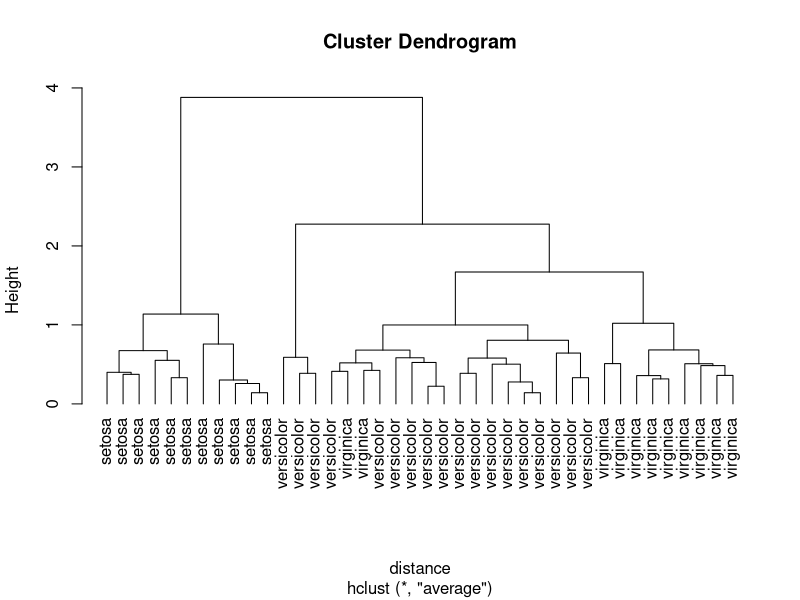
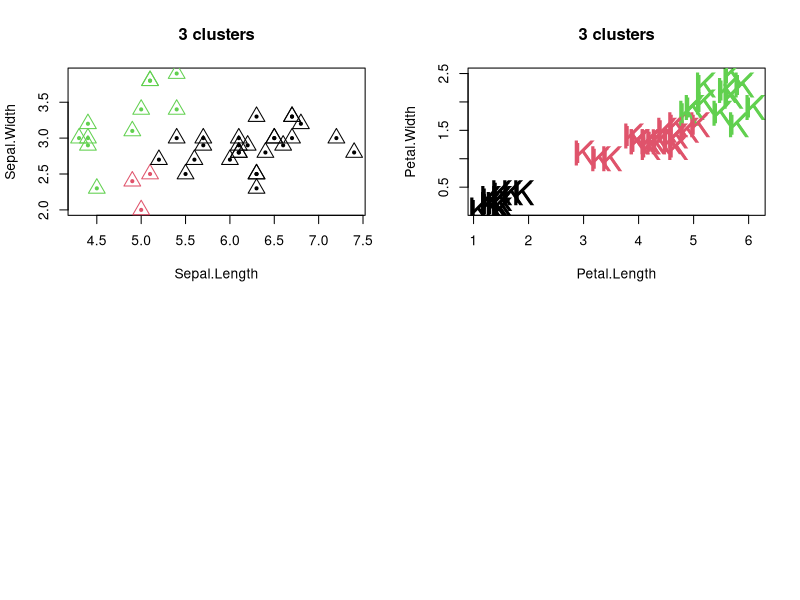

These figures' R source, in order:
set.seed(101)
?sampl
sampleiris <- iris[sample(1:150, 40),] # get samples from iris dataset
# each observation has 4 variables, ie, they are interpreted as 4-D points
distance   <- dist(sampleiris[,-5], method="euclidean") 
cluster    <- hclust(distance, method="average")
plot(cluster, hang=-1, label=sampleiris$Species)

?par

par(mfrow=c(2,2))
group.3 <- cutree(cluster, k = 3)  # prune the tree by 3 clusters
table(group.3, sampleiris$Species) # compare with known classes

plot(sampleiris[,c(1,2)], col=group.3, pch=19, cex=.5, main="3 clusters")
points(sampleiris[,c(1,2)], col=group.3, pch=2, cex=2)
plot(sampleiris[,c(3,4)], col=sampleiris$Species, pch=75, cex=2.5, main="3 clusters")
points(sampleiris[,c(3,4)], col=sampleiris$Species, pch=75, cex=2)
